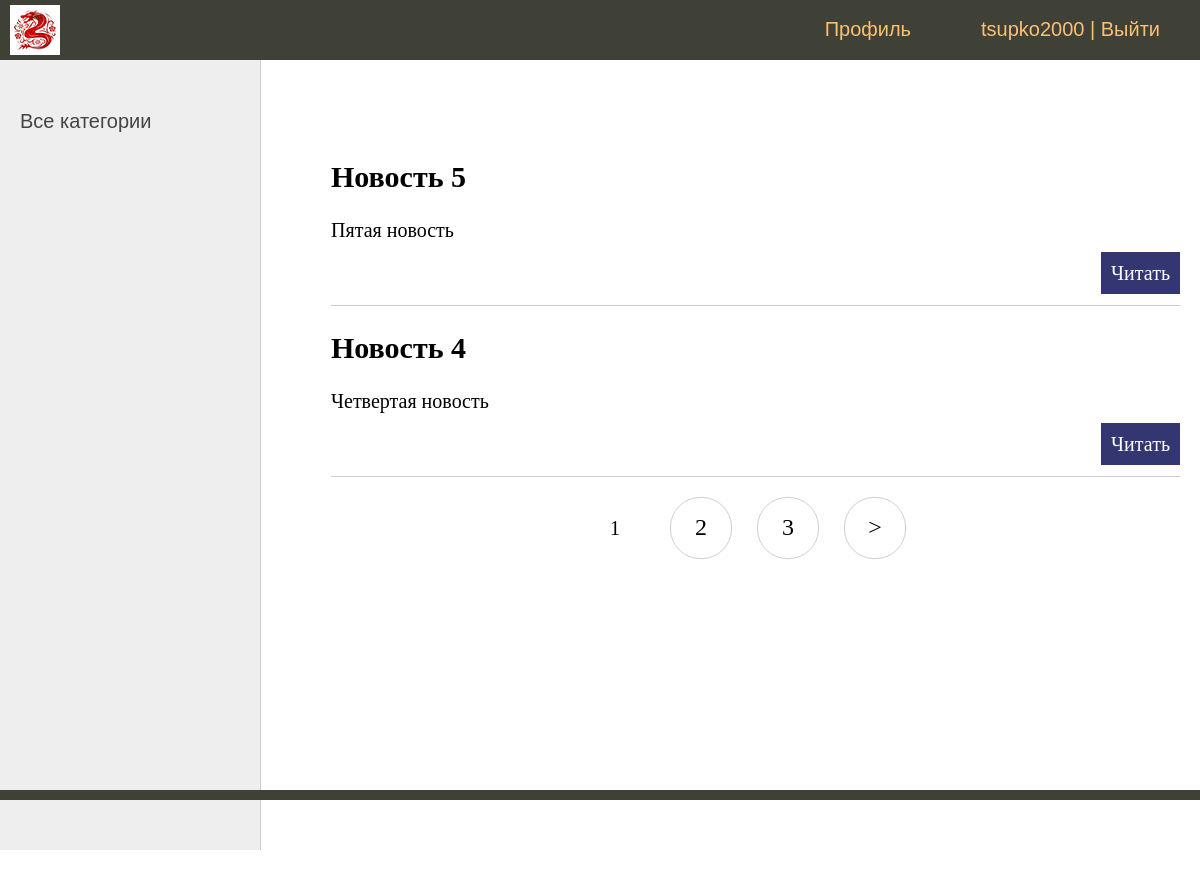
Page /news/ (signed in) on the committed database.
### board/models.py (models this page shows, shortened)
class News(models.Model):
    title = models.CharField(max_length=63, verbose_name='Заголовок')
    time_in = models.DateTimeField(auto_now_add=True, verbose_name='Время создания')
    content = models.TextField(verbose_name='Текст новости')
    def get_absolute_url(self):
        return reverse('new', args=[str(self.id)])
    class Meta:
        verbose_name = 'Новость'
        verbose_name_plural = 'Новости'
        ordering = ['-id']

### board/views.py (the view)
# urls.py: path('news/', NewsList.as_view(), name='news'),
class NewsList(DataMixin, ListView):
    model = News
    template_name = 'board/news.html'
    context_object_name = 'news'

### board/templates/board/news.html (shortened to what this page needs)
{% extends 'board/base.html' %}
{% block content %}
<ul class="list-articles">
	{% for n in news %}
	    <li>
			<h2>{{n.title}}</h2>
	        {% autoescape off %}
	        {{n.content|linebreaks|truncatewords:50}}
			<p class="link-read-post"><a href="{{ n.get_absolute_url }}">Читать</a></p>
	        {% endautoescape %}
		</li>
	{% endfor %}
</ul>
{% endblock %}

### board/templates/board/base.html (shortened to what this page needs)
{% load static %}
{% load board_tags %}
<!DOCTYPE html>
<html>
<head>
	<link type="text/css" href="{% static 'board/css/styles.css' %}" rel="stylesheet" />
</head>
<body>
<table class="table-page" border=0 cellpadding="0" cellspacing="0">
<tr><td valign=top>
{% block mainmenu %}
		<div class="header">
			<ul id="mainmenu" class="mainmenu">
			    <li class="logo"><a href="{% url 'home' %}"><div class="logo"></div></a></li>
				{% if request.user.is_authenticated %}
				    <li class="last"> {{user.username}} | <a href="/accounts/logout/">Выйти</a></li>
				    <li class="last"><a href="/accounts/profile/">Профиль</a></li>
				{% else %}
				    <li class="last"><a href="/accounts/signup/">Регистрация</a> | <a href="/accounts/login/">Войти</a></li>
				{% endif %}
			</ul>
		</div>
{% endblock mainmenu %}
<table class="table-content" border=0 cellpadding="0" cellspacing="0">
<tr>
<td valign="top" class="left-chapters">
	<ul id="leftchapters">
{% if cat_selected == 0 %}
		    <li class="selected">Все категории</li>
{% else %}
		    <li><a href="{% url 'home' %}">Все категории</a></li>
{% endif %}
    </ul>
</td>
<td valign="top" class="content">
<div class="content-text">
{% block content %}
{% endblock %}
{% if page_obj.has_other_pages %}
    <nav class="list-pages">
        <ul>
        {% for p in paginator.page_range %}
		    {% if page_obj.number == p %}
                <li class="page-num page-num-selected">{{ p }}</li>
		    {% elif p >= page_obj.number|add:-2 and p <= page_obj.number|add:2  %}
                <li class="page-num">
                    <a href="?page={{ p }}">{{ p }}</a>
                </li>
		    {% endif %}
        {% endfor %}
        {% if page_obj.has_next %}
            <li class="page-num">
	            <a href="?page={{ page_obj.next_page_number }}">&gt;</a>
            </li>
        {% endif %}
        </ul>
    </nav>
{% endif %}
</div>
</td></tr></table>
</td></tr>
<tr><td valign=top>
	<div id="footer">
	</div>
</td></tr></table>
</body>
</html>

### board/static/board/css/styles.css (style rules this page uses)
html, body { font-family: 'Arial'; margin: 0; padding: 0; height: 100%; width: 100%; color: #444; }
a { color: #0059b2; text-decoration: none; }
p.link-read-post { text-align: right; }
p.link-read-post a { padding: 10px; min-width: 100px; background: #333671; color: #fff; text-decoration: none; }
ul.list-articles { list-style: none; margin: 0; padding: 0; }
ul.list-articles li { border-bottom: 1px solid #ccc; }
.table-page { width: 100%; height: 100%; vertical-align: top; }
.table-page tr { height: 100%; }
.header { background: #3F4137; height: 60px; }
.logo { background: url('../images/logo.png') no-repeat 10px 5px; width: 70px; height: 60px; }
ul.mainmenu { list-style: none; margin: 0; padding: 0; height: 60px; color: #fdc073; font-size: 20px; overflow: hidden; }
ul.mainmenu li { float: left; margin: 18px 40px 0 30px; }
ul.mainmenu li.logo { margin: 0; }
ul.mainmenu li.last { float: right; }
ul.mainmenu li a { color: #fdc073; text-decoration: none; }
.table-content { width: 100%; min-height: 100%; height: 100%; }
.left-chapters { margin: 0; background: #eee; border-right: 1px solid #ccc; min-height: 100%; }
.left-chapters ul { width: 230px; min-height: 100%; margin: 0; padding: 20px 10px 10px 20px; list-style: none; font-size: 20px; }
.left-chapters ul li { margin: 30px 0 0 0; color: #999; }
.left-chapters ul li a { color: #444; text-decoration: none; }
.content { padding: 40px 20px 20px 40px; width: 100%; box-sizing: border-box; }
.content-text { margin: 60px 0 0 30px; color: #000; font-size: 20px; font-family: Yandex Sans Display Light; }
#footer { box-sizing: border-box; background: #3F4137; padding: 5px; color: #aaa; font-size: 14px; font-family: Verdana, Geneva, Arial, Helvetica; text-align: left; overflow: hidden; }
.list-pages { text-align: center; margin: 0 0 20px 0; }
.list-pages ul { margin: 20px 0 0 0; padding: 0; list-style: none; }
.list-pages ul li { display: inline-block; margin: 0 20px 0 0; }
.list-pages a { color: #000; font-size: 24px; text-decoration: none; }
.list-pages .page-num, .page-num-selected { display: inline-block; width: 60px; height: 44px; padding: 16px 0 0 0; border: 1px solid #d0d0d0; border-radius: 30px; }
.list-pages .page-num-selected { border: none; color: #000; font-size: 20px; }

### rows in the picture
News: title "Новость 5", content "Пятая новость"
News: title "Новость 4", content "Четвертая новость"

### other values in the picture
{{ user.username }} "tsupko2000"
{{ p }} "1"
{{ p }} "2" "3"
